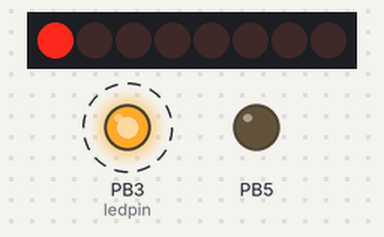
A sketch run on a simulated ATtiny85, built with avr-gcc and run on an emulated ATtiny85. Shown: 8 shift-register outputs drawn as a row of LEDs (first output left, lit = HIGH), output pins drawn as LEDs (lit = HIGH). Wiring (inferred from the names in the program): shift register (74HC595): data PB2; shift clock PB1; latch PB0. Wiring (inferred from the signals the program sends): row of LEDs: on Q0, Q1, Q2, Q3, Q4, Q5, Q6, Q7. Dashed ring = blinking. Pins used as bus, display or sensor lines are not drawn.

Above: at 0.5 s.
At 3.5 s:
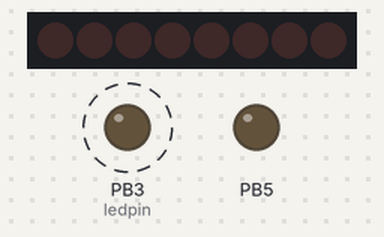
Timing chart, 0 to 4.6 s (numbered marks = the images above):
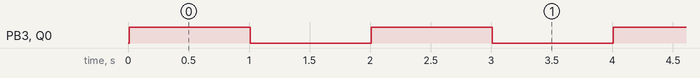

The sketch:

HW_ATtiny85_shiftOut_test1.ino
```cpp
//attiny hello world 1 led on a 74HC595 shift register

// the pins to control the shift register
const int latchPin = 0;
const int clockPin = 1;
const int dataPin = 2;

int shiftpins[4] = {latchPin, clockPin, dataPin};

int shiftnum = B00000001;

const int ledpin = 3;

void setup(){

  pinMode(ledpin, OUTPUT);

  //setup the pins
  for(int sp = 0; sp < sizeof(shiftpins); sp++){

    pinMode(shiftpins[sp], OUTPUT);
    delay(1);

  }

}

void loop(){

  //set the latch low
  digitalWrite(latchPin, LOW);

  //shift out the number
  shiftOut(dataPin, clockPin, MSBFIRST, shiftnum);

  //set latch to high to output the number
  digitalWrite(latchPin, HIGH);

  digitalWrite(ledpin, HIGH);

  delay(1000);

  digitalWrite(latchPin, LOW);

  //shift nothing or 0
  shiftOut(dataPin, clockPin, MSBFIRST, B00000000);

  digitalWrite(latchPin, HIGH);

  digitalWrite(ledpin, LOW);

  delay(1000);

}
```

Measured:
- by itself, PB3 (ledpin), Q0: alternates HIGH for 1.0 s and LOW for 1.0 s
